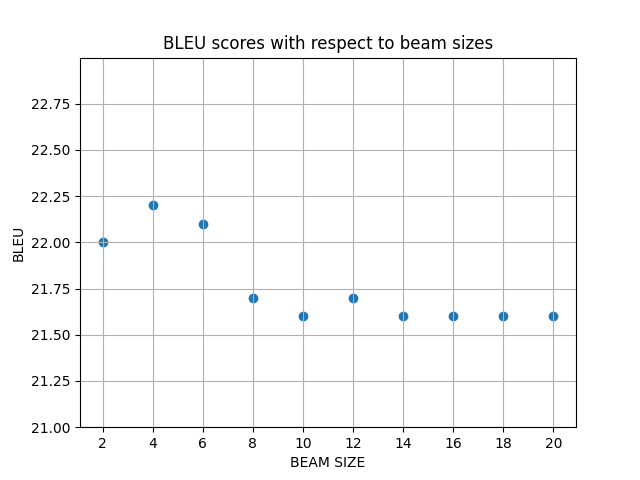

Generate this figure with Python:
#! /usr/bin/python3

# I wrote this file for the Bachelor course in MT in spring semester 20, and slightly adapted it for this exercise.

import argparse
import re
import matplotlib.pyplot as plt
import numpy as np


def parse_args():
    parser = argparse.ArgumentParser()

    parser.add_argument('--infile', type=str, help='path of file to read BLEU scores from', required=True)
    args = parser.parse_args()
    return args


def main():
    args = parse_args()

    with open(args.infile, 'r') as infile:
        file = infile.read()
        str_scores = re.findall(r'=\s(\d\d\.\d)', file)
        bleu_scores = []
        for score in str_scores:
            score = float(score)
            bleu_scores.append(score)

    beam_sizes = [2, 4, 6, 8, 10, 12, 14, 16, 18, 20]
    plt.grid()
    plt.scatter(beam_sizes, bleu_scores)
    plt.ylim(21, 23)
    plt.yticks(np.arange(21, 23, 0.25))
    plt.xticks(np.arange(2, 22, 2.0))
    plt.title('BLEU scores with respect to beam sizes')
    plt.xlabel('BEAM SIZE')
    plt.ylabel('BLEU')

    plt.savefig("beam_graph.png")


if __name__ == main():
    main()
